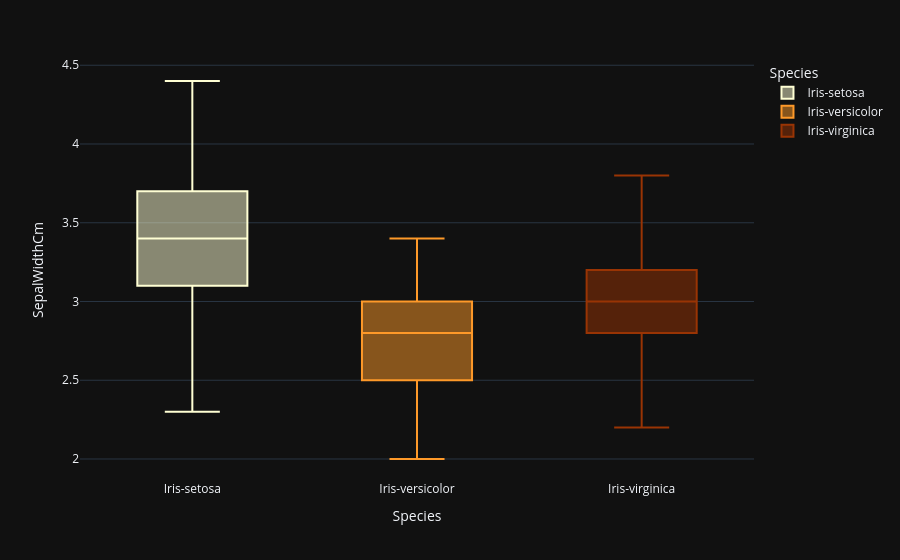

Notebook code for this chart:
### Code cell
fig = px.box(data_frame=iris, x='Species',y='SepalWidthCm',color='Species',color_discrete_sequence=['#ffffd4 ','#fe9929 ','#993404 '], template='plotly_dark',orientation='v')
fig.show()

### Figure 1 — Plotly figure (JSON) as saved in the notebook; plotly's stock layout.template omitted (floating-point values rounded to 4 significant figures)
{"data": [{"alignmentgroup": "True", "hovertemplate": "Species=%{x}<br>SepalWidthCm=%{y}<extra></extra>", "legendgroup": "Iris-setosa", "marker": {"color": "#ffffd4 "}, "name": "Iris-setosa", "notched": false, "offsetgroup": "Iris-setosa", "orientation": "v", "showlegend": true, "type": "box", "x": ["Iris-setosa", "Iris-setosa", "Iris-setosa", "Iris-setosa", "Iris-setosa", "Iris-setosa", "Iris-setosa", "Iris-setosa", "Iris-setosa", "Iris-setosa", "Iris-setosa", "Iris-setosa", "Iris-setosa", "Iris-setosa", "Iris-setosa", "Iris-setosa", "Iris-setosa", "Iris-setosa", "Iris-setosa", "Iris-setosa", "Iris-setosa", "Iris-setosa", "Iris-setosa", "Iris-setosa", "Iris-setosa", "Iris-setosa", "Iris-setosa", "Iris-setosa", "Iris-setosa", "Iris-setosa", "Iris-setosa", "Iris-setosa", "Iris-setosa", "Iris-setosa", "Iris-setosa", "Iris-setosa", "Iris-setosa", "Iris-setosa", "Iris-setosa", "Iris-setosa", "Iris-setosa", "Iris-setosa", "Iris-setosa", "Iris-setosa", "Iris-setosa", "Iris-setosa", "Iris-setosa", "Iris-setosa", "Iris-setosa", "Iris-setosa"], "x0": " ", "xaxis": "x", "y": [3.5, 3.0, 3.2, 3.1, 3.6, 3.9, 3.4, 3.4, 2.9, 3.1, 3.7, 3.4, 3.0, 3.0, 4.0, 4.4, 3.9, 3.5, 3.8, 3.8, 3.4, 3.7, 3.6, 3.3, 3.4, 3.0, 3.4, 3.5, 3.4, 3.2, 3.1, 3.4, 4.1, 4.2, 3.1, 3.2, 3.5, 3.1, 3.0, 3.4, 3.5, 2.3, 3.2, 3.5, 3.8, 3.0, 3.8, 3.2, 3.7, 3.3], "y0": " ", "yaxis": "y"}, {"alignmentgroup": "True", "hovertemplate": "Species=%{x}<br>SepalWidthCm=%{y}<extra></extra>", "legendgroup": "Iris-versicolor", "marker": {"color": "#fe9929 "}, "name": "Iris-versicolor", "notched": false, "offsetgroup": "Iris-versicolor", "orientation": "v", "showlegend": true, "type": "box", "x": ["Iris-versicolor", "Iris-versicolor", "Iris-versicolor", "Iris-versicolor", "Iris-versicolor", "Iris-versicolor", "Iris-versicolor", "Iris-versicolor", "Iris-versicolor", "Iris-versicolor", "Iris-versicolor", "Iris-versicolor", "Iris-versicolor", "Iris-versicolor", "Iris-versicolor", "Iris-versicolor", "Iris-versicolor", "Iris-versicolor", "Iris-versicolor", "Iris-versicolor", "Iris-versicolor", "Iris-versicolor", "Iris-versicolor", "Iris-versicolor", "Iris-versicolor", "Iris-versicolor", "Iris-versicolor", "Iris-versicolor", "Iris-versicolor", "Iris-versicolor", "Iris-versicolor", "Iris-versicolor", "Iris-versicolor", "Iris-versicolor", "Iris-versicolor", "Iris-versicolor", "Iris-versicolor", "Iris-versicolor", "Iris-versicolor", "Iris-versicolor", "Iris-versicolor", "Iris-versicolor", "Iris-versicolor", "Iris-versicolor", "Iris-versicolor", "Iris-versicolor", "Iris-versicolor", "Iris-versicolor", "Iris-versicolor", "Iris-versicolor"], "x0": " ", "xaxis": "x", "y": [3.2, 3.2, 3.1, 2.3, 2.8, 2.8, 3.3, 2.4, 2.9, 2.7, 2.0, 3.0, 2.2, 2.9, 2.9, 3.1, 3.0, 2.7, 2.2, 2.5, 3.2, 2.8, 2.5, 2.8, 2.9, 3.0, 2.8, 3.0, 2.9, 2.6, 2.4, 2.4, 2.7, 2.7, 3.0, 3.4, 3.1, 2.3, 3.0, 2.5, 2.6, 3.0, 2.6, 2.3, 2.7, 3.0, 2.9, 2.9, 2.5, 2.8], "y0": " ", "yaxis": "y"}, {"alignmentgroup": "True", "hovertemplate": "Species=%{x}<br>SepalWidthCm=%{y}<extra></extra>", "legendgroup": "Iris-virginica", "marker": {"color": "#993404 "}, "name": "Iris-virginica", "notched": false, "offsetgroup": "Iris-virginica", "orientation": "v", "showlegend": true, "type": "box", "x": ["Iris-virginica", "Iris-virginica", "Iris-virginica", "Iris-virginica", "Iris-virginica", "Iris-virginica", "Iris-virginica", "Iris-virginica", "Iris-virginica", "Iris-virginica", "Iris-virginica", "Iris-virginica", "Iris-virginica", "Iris-virginica", "Iris-virginica", "Iris-virginica", "Iris-virginica", "Iris-virginica", "Iris-virginica", "Iris-virginica", "Iris-virginica", "Iris-virginica", "Iris-virginica", "Iris-virginica", "Iris-virginica", "Iris-virginica", "Iris-virginica", "Iris-virginica", "Iris-virginica", "Iris-virginica", "Iris-virginica", "Iris-virginica", "Iris-virginica", "Iris-virginica", "Iris-virginica", "Iris-virginica", "Iris-virginica", "Iris-virginica", "Iris-virginica", "Iris-virginica", "Iris-virginica", "Iris-virginica", "Iris-virginica", "Iris-virginica", "Iris-virginica", "Iris-virginica", "Iris-virginica", "Iris-virginica", "Iris-virginica", "Iris-virginica"], "x0": " ", "xaxis": "x", "y": [3.3, 2.7, 3.0, 2.9, 3.0, 3.0, 2.5, 2.9, 2.5, 3.6, 3.2, 2.7, 3.0, 2.5, 2.8, 3.2, 3.0, 3.8, 2.6, 2.2, 3.2, 2.8, 2.8, 2.7, 3.3, 3.2, 2.8, 3.0, 2.8, 3.0, 2.8, 3.8, 2.8, 2.8, 2.6, 3.0, 3.4, 3.1, 3.0, 3.1, 3.1, 3.1, 2.7, 3.2, 3.3, 3.0, 2.5, 3.0, 3.4, 3.0], "y0": " ", "yaxis": "y"}], "layout": {"boxmode": "overlay", "legend": {"title": {"text": "Species"}, "tracegroupgap": 0}, "margin": {"t": 60}, "xaxis": {"anchor": "y", "categoryarray": ["Iris-setosa", "Iris-versicolor", "Iris-virginica"], "categoryorder": "array", "domain": [0, 1], "title": {"text": "Species"}}, "yaxis": {"anchor": "x", "domain": [0, 1], "title": {"text": "SepalWidthCm"}}}}
